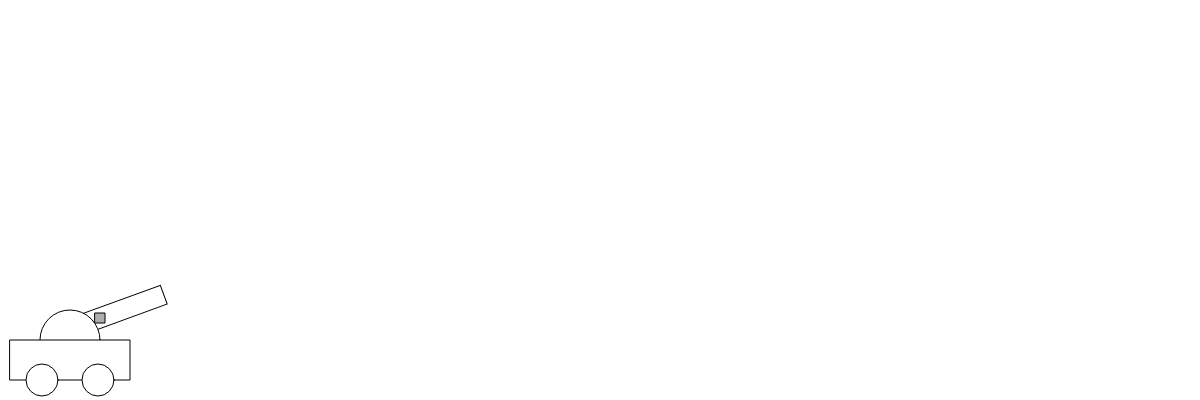
Frame 1 (no input)
Frame 60 (no input): identical to frame 1, image omitted
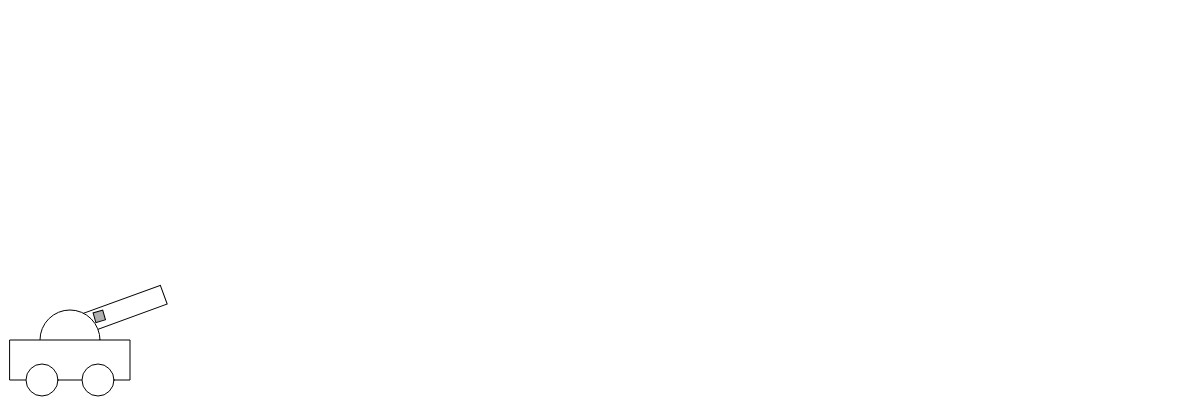
Frame 120 (the mouse pressed at the canvas centre since frame 60)

The p5.js sketch that drew these frames (run headless with seeded random() and noise() and a simulated clock; from frame 60 on, the mouse is pressed at the canvas centre):

// p5.js sketch
// ── sketch.js
var ammo;

function setup() {
    createCanvas(windowWidth,400);
    ammo = new Munitions();
}

function draw() {
    background(255);
    
    var gravity = createVector(0, ammo.mass*0.2);
    
    if(ammo.loc.x >= 150) {
        ammo.applyForce(gravity);
    }
    
    var launch = createVector(random(2,3),-1);
    
    if(mouseIsPressed) {
        ammo.loc.x = 90;
        ammo.loc.y = height-80;
        ammo.applyForce(launch);
    }
    
    ammo.checkEdges();
    ammo.update();
    
    drawCannon();
    
    ammo.display();
}

function drawCannon() {
    fill(255);
    rectMode(CORNER);
    push();
    translate(10, height-60);
    rotate(radians(340));
    rect(60,0,100,20);
    pop();
  
    push();
    translate(10, height-60);
    ellipse(60,0,60,60);
    rect(0,0,120,40);
    ellipse(32,40,32,32);
    ellipse(88,40,32,32);
    pop();
}
// ── munitions.js
function Munitions() {
    this.loc = createVector(100, height-82);
    this.vel = createVector(0,0);
    this.acc = createVector(0,0);
    
    this.mass = 1;
    this.terminal = 10;
    
    this.angle = 0;
    this.aVel = 0;
    this.aAcc = 0;
    
    this.applyForce = function(force) {
        this.f = p5.Vector.div(force, this.mass);
        this.acc.add(this.f);
    }
    
    this.update = function() {
        
        this.vel.add(this.acc);
        this.vel.limit(this.terminal);
        this.loc.add(this.vel);
        
        this.aAcc = this.acc.x / 10;
        this.aVel += this.aAcc;
        //use constrain() to ensure angular velocity doesn't spin out of control.
        this.aVel = constrain(this.aVel, -0.1, 0.1);
        this.angle += this.aVel;
        
        this.acc.mult(0);
    }
    
    this.display = function() {
        stroke(0);
        fill(50, 100);
        
        push();
        rectMode(CENTER);
        translate(this.loc.x, this.loc.y);
        if(this.vel.x > 1) {
            rotate(this.angle);
        }
        rect(0,0,this.mass*10, this.mass*10);
        pop();
    }
    
    this.checkEdges = function() {
        if(this.loc.y >= height-10) {
            this.loc.y = height -10;
            this.vel.y *= 0.5;
            this.vel.x *= 0.95;
        }
    }
}
